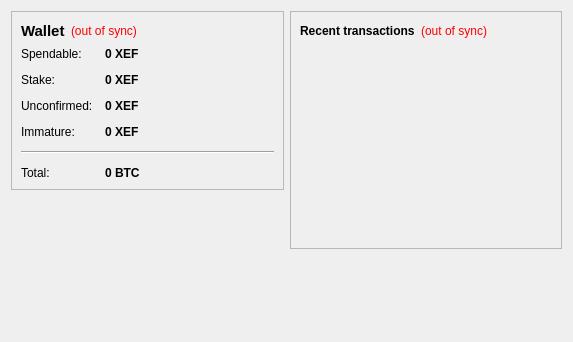
<?xml version="1.0" encoding="UTF-8"?>
<ui version="4.0">
 <class>OverviewPage</class>
 <widget class="QWidget" name="OverviewPage">
  <property name="geometry">
   <rect>
    <x>0</x>
    <y>0</y>
    <width>573</width>
    <height>342</height>
   </rect>
  </property>
  <property name="windowTitle">
   <string>Form</string>
  </property>
  <layout class="QHBoxLayout" name="horizontalLayout" stretch="1,1">
   <item>
    <layout class="QVBoxLayout" name="verticalLayout_2">
     <item>
      <widget class="QFrame" name="frame">
       <property name="frameShape">
        <enum>QFrame::StyledPanel</enum>
       </property>
       <property name="frameShadow">
        <enum>QFrame::Raised</enum>
       </property>
       <layout class="QVBoxLayout" name="verticalLayout_4">
        <item>
         <layout class="QHBoxLayout" name="horizontalLayout_4">
          <item>
           <widget class="QLabel" name="label_5">
            <property name="font">
             <font>
              <pointsize>11</pointsize>
              <weight>75</weight>
              <bold>true</bold>
             </font>
            </property>
            <property name="text">
             <string>Wallet</string>
            </property>
           </widget>
          </item>
          <item>
           <widget class="QLabel" name="labelWalletStatus">
            <property name="toolTip">
             <string>The displayed information may be out of date. Your wallet automatically synchronizes with the XefoCoin network after a connection is established, but this process has not completed yet.</string>
            </property>
            <property name="styleSheet">
             <string notr="true">QLabel { color: red; }</string>
            </property>
            <property name="text">
             <string notr="true">(out of sync)</string>
            </property>
            <property name="alignment">
             <set>Qt::AlignLeading|Qt::AlignLeft|Qt::AlignVCenter</set>
            </property>
           </widget>
          </item>
          <item>
           <spacer name="horizontalSpacer_2">
            <property name="orientation">
             <enum>Qt::Horizontal</enum>
            </property>
            <property name="sizeHint" stdset="0">
             <size>
              <width>40</width>
              <height>20</height>
             </size>
            </property>
           </spacer>
          </item>
         </layout>
        </item>
        <item>
         <layout class="QFormLayout" name="formLayout_2">
          <property name="fieldGrowthPolicy">
           <enum>QFormLayout::AllNonFixedFieldsGrow</enum>
          </property>
          <property name="horizontalSpacing">
           <number>12</number>
          </property>
          <property name="verticalSpacing">
           <number>12</number>
          </property>
          <item row="0" column="0">
           <widget class="QLabel" name="label">
            <property name="text">
             <string>Spendable:</string>
            </property>
           </widget>
          </item>
          <item row="0" column="1">
           <widget class="QLabel" name="labelBalance">
            <property name="font">
             <font>
              <weight>75</weight>
              <bold>true</bold>
             </font>
            </property>
            <property name="cursor">
             <cursorShape>IBeamCursor</cursorShape>
            </property>
            <property name="toolTip">
             <string>Your current spendable balance</string>
            </property>
            <property name="text">
             <string notr="true">0 XEF</string>
            </property>
            <property name="textInteractionFlags">
             <set>Qt::LinksAccessibleByMouse|Qt::TextSelectableByKeyboard|Qt::TextSelectableByMouse</set>
            </property>
           </widget>
          </item>
          <item row="1" column="0">
           <widget class="QLabel" name="label_6">
            <property name="text">
             <string>Stake:</string>
            </property>
           </widget>
          </item>
          <item row="1" column="1">
           <widget class="QLabel" name="labelStake">
            <property name="font">
             <font>
              <weight>75</weight>
              <bold>true</bold>
             </font>
            </property>
            <property name="cursor">
             <cursorShape>IBeamCursor</cursorShape>
            </property>
            <property name="toolTip">
             <string>Total of coins that was staked, and do not yet count toward the current balance</string>
            </property>
            <property name="text">
             <string notr="true">0 XEF</string>
            </property>
            <property name="textInteractionFlags">
             <set>Qt::LinksAccessibleByMouse|Qt::TextSelectableByKeyboard|Qt::TextSelectableByMouse</set>
            </property>
           </widget>
          </item>
          <item row="2" column="0">
           <widget class="QLabel" name="label_3">
            <property name="text">
             <string>Unconfirmed:</string>
            </property>
           </widget>
          </item>
          <item row="2" column="1">
           <widget class="QLabel" name="labelUnconfirmed">
            <property name="font">
             <font>
              <weight>75</weight>
              <bold>true</bold>
             </font>
            </property>
            <property name="cursor">
             <cursorShape>IBeamCursor</cursorShape>
            </property>
            <property name="toolTip">
             <string>Total of transactions that have yet to be confirmed, and do not yet count toward the current balance</string>
            </property>
            <property name="text">
             <string notr="true">0 XEF</string>
            </property>
            <property name="textInteractionFlags">
             <set>Qt::LinksAccessibleByMouse|Qt::TextSelectableByKeyboard|Qt::TextSelectableByMouse</set>
            </property>
           </widget>
          </item>
          <item row="3" column="0">
           <widget class="QLabel" name="labelImmatureText">
            <property name="text">
             <string>Immature:</string>
            </property>
           </widget>
          </item>
          <item row="3" column="1">
           <widget class="QLabel" name="labelImmature">
            <property name="font">
             <font>
              <weight>75</weight>
              <bold>true</bold>
             </font>
            </property>
            <property name="toolTip">
             <string>Mined balance that has not yet matured</string>
            </property>
            <property name="text">
             <string notr="true">0 XEF</string>
            </property>
            <property name="textInteractionFlags">
             <set>Qt::LinksAccessibleByMouse|Qt::TextSelectableByKeyboard|Qt::TextSelectableByMouse</set>
            </property>
           </widget>
          </item>
          <item row="4" column="0" colspan="2">
           <widget class="Line" name="line">
            <property name="orientation">
             <enum>Qt::Horizontal</enum>
            </property>
           </widget>
          </item>
          <item row="5" column="0">
           <widget class="QLabel" name="labelTotalText">
            <property name="text">
             <string>Total:</string>
            </property>
           </widget>
          </item>
          <item row="5" column="1">
           <widget class="QLabel" name="labelTotal">
            <property name="font">
             <font>
              <weight>75</weight>
              <bold>true</bold>
             </font>
            </property>
            <property name="cursor">
             <cursorShape>IBeamCursor</cursorShape>
            </property>
            <property name="toolTip">
             <string>Your current total balance</string>
            </property>
            <property name="text">
             <string notr="true">0 BTC</string>
            </property>
            <property name="textInteractionFlags">
             <set>Qt::LinksAccessibleByMouse|Qt::TextSelectableByKeyboard|Qt::TextSelectableByMouse</set>
            </property>
           </widget>
          </item>
         </layout>
        </item>
       </layout>
      </widget>
     </item>
     <item>
      <spacer name="verticalSpacer">
       <property name="orientation">
        <enum>Qt::Vertical</enum>
       </property>
       <property name="sizeHint" stdset="0">
        <size>
         <width>20</width>
         <height>40</height>
        </size>
       </property>
      </spacer>
     </item>
    </layout>
   </item>
   <item>
    <layout class="QVBoxLayout" name="verticalLayout_3">
     <item>
      <widget class="QFrame" name="frame_2">
       <property name="frameShape">
        <enum>QFrame::StyledPanel</enum>
       </property>
       <property name="frameShadow">
        <enum>QFrame::Raised</enum>
       </property>
       <layout class="QVBoxLayout" name="verticalLayout">
        <item>
         <layout class="QHBoxLayout" name="horizontalLayout_2">
          <item>
           <widget class="QLabel" name="label_4">
            <property name="text">
             <string>&lt;b&gt;Recent transactions&lt;/b&gt;</string>
            </property>
           </widget>
          </item>
          <item>
           <widget class="QLabel" name="labelTransactionsStatus">
            <property name="toolTip">
             <string>The displayed information may be out of date. Your wallet automatically synchronizes with the XefoCoin network after a connection is established, but this process has not completed yet.</string>
            </property>
            <property name="styleSheet">
             <string notr="true">QLabel { color: red; }</string>
            </property>
            <property name="text">
             <string notr="true">(out of sync)</string>
            </property>
            <property name="alignment">
             <set>Qt::AlignRight|Qt::AlignTrailing|Qt::AlignVCenter</set>
            </property>
           </widget>
          </item>
          <item>
           <spacer name="horizontalSpacer">
            <property name="orientation">
             <enum>Qt::Horizontal</enum>
            </property>
            <property name="sizeHint" stdset="0">
             <size>
              <width>40</width>
              <height>20</height>
             </size>
            </property>
           </spacer>
          </item>
         </layout>
        </item>
        <item>
         <widget class="QListView" name="listTransactions">
          <property name="styleSheet">
           <string notr="true">QListView { background: transparent; }</string>
          </property>
          <property name="frameShape">
           <enum>QFrame::NoFrame</enum>
          </property>
          <property name="verticalScrollBarPolicy">
           <enum>Qt::ScrollBarAlwaysOff</enum>
          </property>
          <property name="horizontalScrollBarPolicy">
           <enum>Qt::ScrollBarAlwaysOff</enum>
          </property>
          <property name="selectionMode">
           <enum>QAbstractItemView::NoSelection</enum>
          </property>
         </widget>
        </item>
       </layout>
      </widget>
     </item>
     <item>
      <spacer name="verticalSpacer_2">
       <property name="orientation">
        <enum>Qt::Vertical</enum>
       </property>
       <property name="sizeHint" stdset="0">
        <size>
         <width>20</width>
         <height>40</height>
        </size>
       </property>
      </spacer>
     </item>
    </layout>
   </item>
  </layout>
 </widget>
 <resources/>
 <connections/>
</ui>
